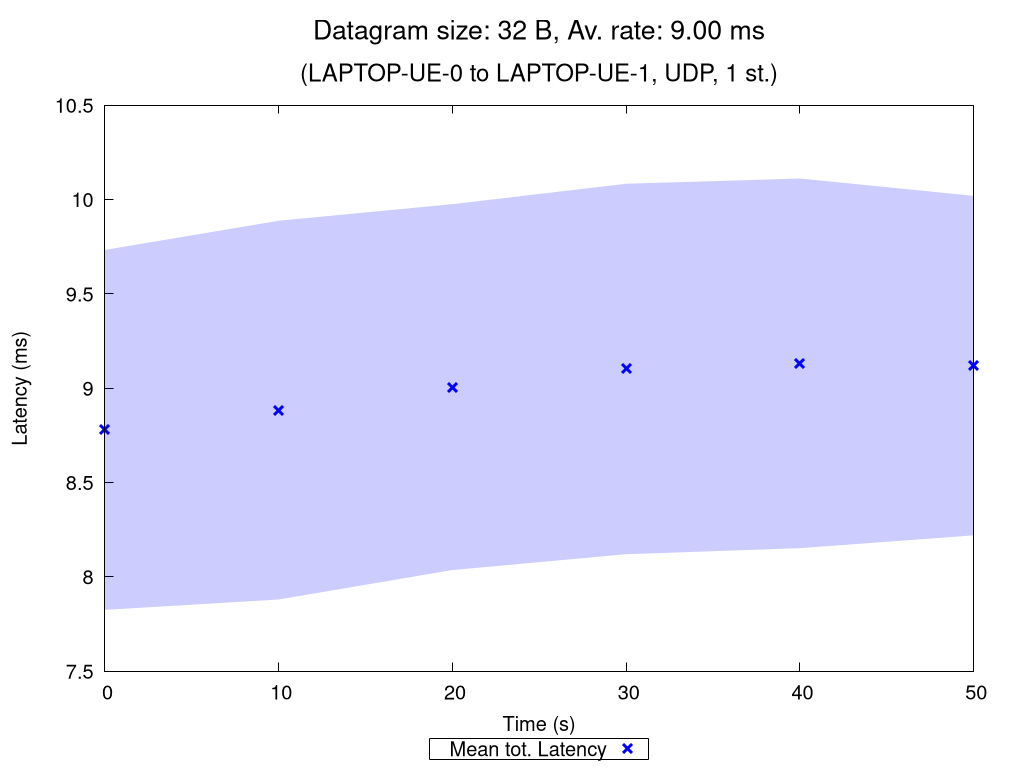

Reproduce this figure in gnuplot.
set terminal pngcairo nocrop enhanced size 1024,768 font "Verdana,15"
set output "UDP_1_st_2020_10_11_14-57-10_one2two_00032B.png"

set title "{/=20 Datagram size: 32 B, Av. rate: 9.00 ms}\n\n{/=18 (LAPTOP-UE-0 to LAPTOP-UE-1, UDP, 1 st.)}"

set xlabel "Time (s)"
set ylabel "Latency (ms)"
set ytics nomirror
set key bmargin center horizontal box samplen 1 width -1
set bmargin 4.6
set rmargin 4.5

rf = 1.0  # rate factor
set style fill transparent solid 0.2 noborder
set autoscale xfix
plot "UDP_1_st_2020_10_11_14-57-10_one2two_00032B_iperf_processed.dat" using 1:($2/rf-$3/rf):($2/rf+$3/rf) with filledcurves lc rgb "blue" notitle, \
     "" using 1:($2/rf) with points pt 2 ps 1.5 lw 3 lc rgb "blue" title "Mean tot. Latency", \
